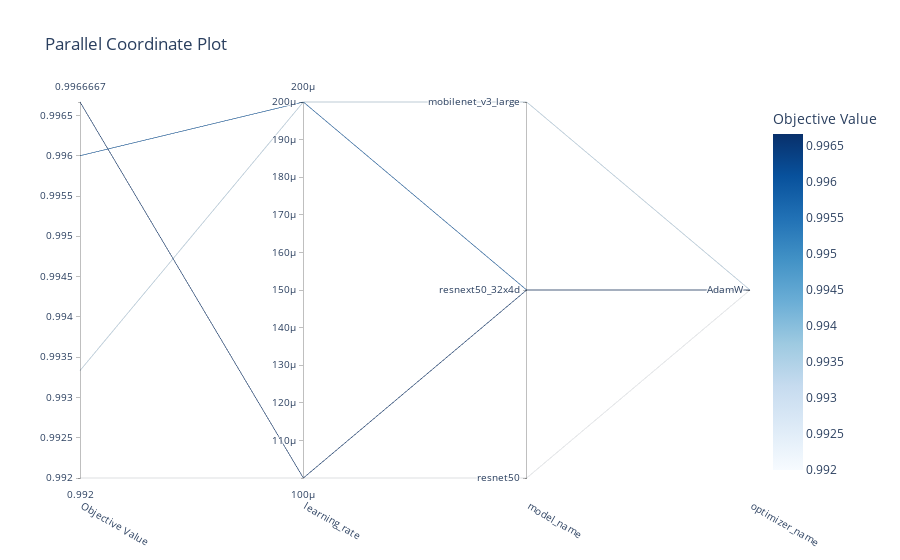

Notebook code for this chart:
### Markdown cell above
#### Visualization of high-dimensional hyperparameter relations (Визуализация высокоразмерных отношений гиперпараметров)

### Code cell
plot_parallel_coordinate(study, params=["model_name", "learning_rate", "optimizer_name"])

### Figure 1 — Plotly figure (JSON) as saved in the notebook; plotly's stock layout.template omitted (floating-point values rounded to 4 significant figures)
{"data": [{"dimensions": [{"label": "Objective Value", "range": [0.992, 0.9967], "values": [0.992, 0.9967, 0.9933, 0.996]}, {"label": "learning_rate", "range": [0.0001, 0.0002], "values": [0.0001, 0.0001, 0.0002, 0.0002]}, {"label": "model_name", "range": [0, 2], "ticktext": ["resnet50", "resnext50_32x4d", "mobilenet_v3_large"], "tickvals": [0, 1, 2], "values": [0, 1, 2, 1]}, {"label": "optimizer_name", "range": [0, 0], "ticktext": ["AdamW"], "tickvals": [0], "values": [0, 0, 0, 0]}], "labelangle": 30, "labelside": "bottom", "line": {"color": [0.992, 0.9967, 0.9933, 0.996], "colorbar": {"title": {"text": "Objective Value"}}, "colorscale": [[0, "rgb(247,251,255)"], [0.125, "rgb(222,235,247)"], [0.25, "rgb(198,219,239)"], [0.375, "rgb(158,202,225)"], [0.5, "rgb(107,174,214)"], [0.625, "rgb(66,146,198)"], [0.75, "rgb(33,113,181)"], [0.875, "rgb(8,81,156)"], [1, "rgb(8,48,107)"]], "reversescale": false, "showscale": true}, "type": "parcoords"}], "layout": {"autosize": true, "title": {"text": "Parallel Coordinate Plot"}}}
